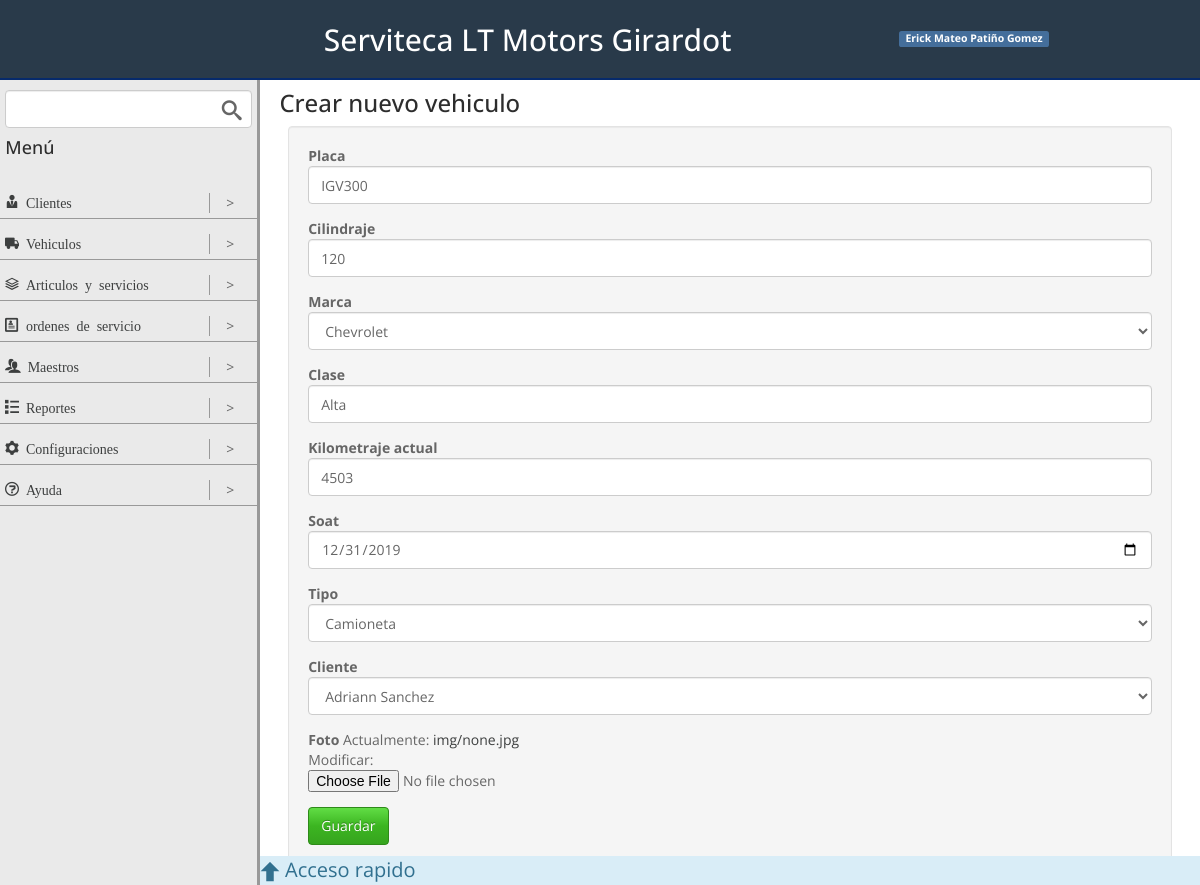
/vehiculo/actualizar/3/, run on the app's committed database.
### vehiculos/models.py (models this page shows, shortened)
class vehiculoModel(models.Model):
	placa = models.CharField(max_length=10, null=False, blank=False)
	cilindraje = models.IntegerField(null=True, blank=True)
	marca = models.ForeignKey(MarcaModel, null=True, blank=True)
	clase = models.CharField(max_length=50, null=True, blank=True)
	kilometraje_actual = models.CharField(max_length = 10, null = True, blank = True)
	soat = models.DateField(auto_now = False, null = True, blank = True)
	tipo = models.ForeignKey(tipoVehiculoModel, null=True, blank=True)
	cliente = models.ForeignKey(clienteModel, null=False, blank=False)
	foto = models.ImageField(upload_to = 'img/vehiculo/', default = 'img/none.jpg')
	class Meta:
		ordering = ['-pk']

class MarcaModel(models.Model):
	marca = models.CharField(max_length=50)
	def __str__(self):
		return u'%s' % (self.marca)

### vehiculos/views.py (the view)
# urls.py: url(r'^vehiculo/actualizar/(?P<pk>[\w\-]+)/$', updateVehiculoView.as_view(), name = 'update_vehiculo'),
class updateVehiculoView(SuccessMessageMixin, UpdateView):
	model = vehiculoModel
	form_class = vehiculoModelForm
	template_name = 'create_vehiculo.html'
	success_url = '/vehiculo'
	success_message = 'Se ha actualizado con exito el vehiculo'

### clientes/models.py (called while the page is built)
	def __str__(self):
		return u'%s %s' % (self.nombre, self.apellido)

### vehiculos/models.py (called while the page is built)
	def __str__(self):
		return u'%s' % (self.nombre)

### vehiculos/templates/create_vehiculo.html (shortened to what this page needs)
{% extends "base.html" %}
{% block contentViewTitle %}
	<h3>Crear nuevo vehiculo</h3>
{% endblock contentViewTitle %}
{% block content %}
	<div class="well">
		<form method="POST" enctype="multipart/form-data">
			{% for forms in form %}
				<div class="form-group">
					<label>{{ forms.label }}</label>
					{{ forms }}
				</div>
			{% endfor %}
			<input type="submit" value="Guardar" class="btn btn-success">
		</form>
	</div>
{% endblock content %}

### static/css/styles.css (style rules this page uses)
html,body { height:100% }
h1,h2,h3,h4 { margin:0 }
a { color:#3d3f3f;text-decoration:none }
label { margin:0 }
input { margin:0 }
input[type="text"] { width:100% }
select { width:100% }
.form-group { position:relative }

### data on the page
vehiculoModel: form "IGV300" "120" "Alta" "4503" "12/31/2019" "Camioneta" "Adriann Sanchez"
MarcaModel: form "Chevrolet"
